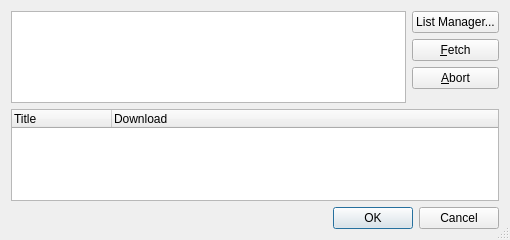
<ui version="4.0" >
 <class>RSSDialog</class>
 <widget class="QDialog" name="RSSDialog" >
  <property name="windowModality" >
   <enum>Qt::ApplicationModal</enum>
  </property>
  <property name="geometry" >
   <rect>
    <x>0</x>
    <y>0</y>
    <width>510</width>
    <height>240</height>
   </rect>
  </property>
  <property name="windowTitle" >
   <string>RSS</string>
  </property>
  <property name="sizeGripEnabled" >
   <bool>true</bool>
  </property>
  <layout class="QGridLayout" name="gridLayout" >
   <item row="0" column="0" >
    <layout class="QHBoxLayout" name="horizontalLayout" >
     <item>
      <widget class="QTextEdit" name="textEdit" />
     </item>
     <item>
      <layout class="QVBoxLayout" name="verticalLayout" >
       <item>
        <widget class="QPushButton" name="pushButton_3" >
         <property name="text" >
          <string>List Manager...</string>
         </property>
         <property name="icon" >
          <iconset resource="abby.qrc" >
           <normaloff>:/address-book-new.png</normaloff>:/address-book-new.png</iconset>
         </property>
         <property name="iconSize" >
          <size>
           <width>16</width>
           <height>16</height>
          </size>
         </property>
        </widget>
       </item>
       <item>
        <widget class="QPushButton" name="pushButton" >
         <property name="text" >
          <string>&amp;Fetch</string>
         </property>
         <property name="icon" >
          <iconset resource="abby.qrc" >
           <normaloff>:/go-next.png</normaloff>:/go-next.png</iconset>
         </property>
         <property name="iconSize" >
          <size>
           <width>16</width>
           <height>16</height>
          </size>
         </property>
        </widget>
       </item>
       <item>
        <widget class="QPushButton" name="pushButton_2" >
         <property name="text" >
          <string>&amp;Abort</string>
         </property>
         <property name="icon" >
          <iconset resource="abby.qrc" >
           <normaloff>:/process-stop.png</normaloff>:/process-stop.png</iconset>
         </property>
         <property name="iconSize" >
          <size>
           <width>16</width>
           <height>16</height>
          </size>
         </property>
        </widget>
       </item>
       <item>
        <spacer name="verticalSpacer" >
         <property name="orientation" >
          <enum>Qt::Vertical</enum>
         </property>
         <property name="sizeHint" stdset="0" >
          <size>
           <width>20</width>
           <height>40</height>
          </size>
         </property>
        </spacer>
       </item>
      </layout>
     </item>
    </layout>
   </item>
   <item row="1" column="0" >
    <widget class="QTreeWidget" name="treeWidget" >
     <column>
      <property name="text" >
       <string>Title</string>
      </property>
     </column>
     <column>
      <property name="text" >
       <string>Download</string>
      </property>
     </column>
    </widget>
   </item>
   <item row="3" column="0" >
    <widget class="QDialogButtonBox" name="buttonBox" >
     <property name="orientation" >
      <enum>Qt::Horizontal</enum>
     </property>
     <property name="standardButtons" >
      <set>QDialogButtonBox::Cancel|QDialogButtonBox::Ok</set>
     </property>
    </widget>
   </item>
  </layout>
 </widget>
 <resources>
  <include location="abby.qrc" />
 </resources>
 <connections>
  <connection>
   <sender>buttonBox</sender>
   <signal>accepted()</signal>
   <receiver>RSSDialog</receiver>
   <slot>accept()</slot>
   <hints>
    <hint type="sourcelabel" >
     <x>248</x>
     <y>254</y>
    </hint>
    <hint type="destinationlabel" >
     <x>157</x>
     <y>274</y>
    </hint>
   </hints>
  </connection>
  <connection>
   <sender>buttonBox</sender>
   <signal>rejected()</signal>
   <receiver>RSSDialog</receiver>
   <slot>reject()</slot>
   <hints>
    <hint type="sourcelabel" >
     <x>316</x>
     <y>260</y>
    </hint>
    <hint type="destinationlabel" >
     <x>286</x>
     <y>274</y>
    </hint>
   </hints>
  </connection>
 </connections>
</ui>
